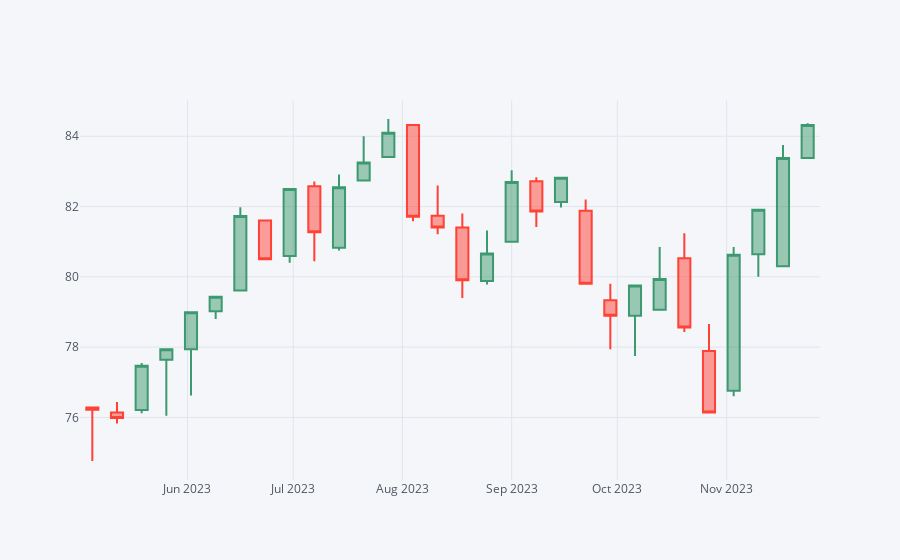

The notebook cell saved with this chart:
### Code cell
weekly.loc["5-2023":].iplot(kind= "candle")

### Figure 1 — Plotly figure (JSON) as saved in the notebook; plotly's stock layout.template omitted (floating-point values rounded to 4 significant figures)
{"data": [{"close": [76.22, 75.98, 77.47, 77.94, 78.99, 79.43, 81.73, 80.5, 82.5, 81.27, 82.55, 83.25, 84.1, 81.71, 81.4, 79.9, 80.66, 82.7, 81.86, 82.82, 79.8, 78.89, 79.75, 79.94, 78.56, 76.14, 80.63, 81.91, 83.38, 84.32], "high": [76.28, 76.44, 77.55, 77.94, 79.01, 79.43, 81.98, 81.6, 82.5, 82.71, 82.91, 84, 84.49, 84.32, 82.6, 81.8, 81.32, 83.03, 82.83, 82.82, 82.2, 79.8, 79.75, 80.85, 81.24, 78.66, 80.85, 81.92, 83.75, 84.37], "low": [74.76, 75.83, 76.12, 76.05, 76.62, 78.8, 79.61, 80.5, 80.4, 80.44, 80.75, 82.74, 83.41, 81.58, 81.21, 79.4, 79.78, 80.98, 81.42, 81.97, 79.79, 77.94, 77.75, 79.05, 78.43, 76.14, 76.6, 80, 80.3, 83.38], "open": [76.28, 76.14, 76.21, 77.64, 77.94, 79.02, 79.61, 81.6, 80.59, 82.58, 80.83, 82.74, 83.41, 84.32, 81.74, 81.4, 79.88, 81, 82.72, 82.13, 81.88, 79.33, 78.89, 79.06, 80.53, 77.89, 76.76, 80.64, 80.3, 83.38], "showlegend": false, "type": "candlestick", "x": ["2023-05-05", "2023-05-12", "2023-05-19", "2023-05-26", "2023-06-02", "2023-06-09", "2023-06-16", "2023-06-23", "2023-06-30", "2023-07-07", "2023-07-14", "2023-07-21", "2023-07-28", "2023-08-04", "2023-08-11", "2023-08-18", "2023-08-25", "2023-09-01", "2023-09-08", "2023-09-15", "2023-09-22", "2023-09-29", "2023-10-06", "2023-10-13", "2023-10-20", "2023-10-27", "2023-11-03", "2023-11-10", "2023-11-17", "2023-11-24"], "yaxis": "y2"}], "layout": {"legend": {"bgcolor": "#F5F6F9", "font": {"color": "#4D5663"}}, "paper_bgcolor": "#F5F6F9", "plot_bgcolor": "#F5F6F9", "title": {"font": {"color": "#4D5663"}}, "xaxis": {"gridcolor": "#E1E5ED", "rangeslider": {"visible": false}, "showgrid": true, "tickfont": {"color": "#4D5663"}, "title": {"font": {"color": "#4D5663"}, "text": ""}, "zerolinecolor": "#E1E5ED"}, "yaxis": {"gridcolor": "#E1E5ED", "showgrid": true, "showticklabels": false, "tickfont": {"color": "#4D5663"}, "title": {"font": {"color": "#4D5663"}, "text": ""}, "zerolinecolor": "#E1E5ED"}, "yaxis2": {"gridcolor": "#E1E5ED", "showgrid": true, "tickfont": {"color": "#4D5663"}, "title": {"font": {"color": "#4D5663"}, "text": ""}, "zerolinecolor": "#E1E5ED"}}}
